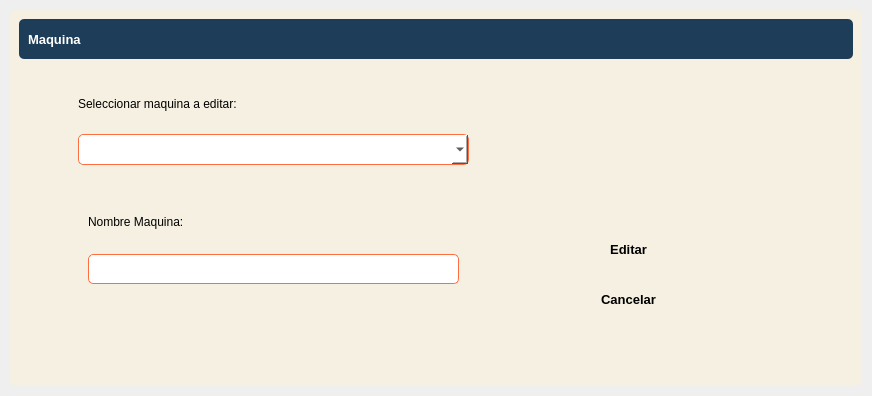
<?xml version="1.0" encoding="UTF-8"?>
<ui version="4.0">
 <class>DetailWindow</class>
 <widget class="QWidget" name="DetailWindow">
  <property name="geometry">
   <rect>
    <x>0</x>
    <y>0</y>
    <width>872</width>
    <height>396</height>
   </rect>
  </property>
  <property name="windowTitle">
   <string>Form</string>
  </property>
  <property name="styleSheet">
   <string notr="true">border-radius: 5px</string>
  </property>
  <layout class="QVBoxLayout" name="verticalLayout">
   <property name="spacing">
    <number>0</number>
   </property>
   <property name="leftMargin">
    <number>0</number>
   </property>
   <property name="topMargin">
    <number>0</number>
   </property>
   <property name="rightMargin">
    <number>0</number>
   </property>
   <property name="bottomMargin">
    <number>0</number>
   </property>
   <item>
    <widget class="QFrame" name="central_widget_frame">
     <property name="frameShape">
      <enum>QFrame::StyledPanel</enum>
     </property>
     <property name="frameShadow">
      <enum>QFrame::Raised</enum>
     </property>
     <layout class="QVBoxLayout" name="shadow_layout">
      <property name="spacing">
       <number>0</number>
      </property>
      <property name="leftMargin">
       <number>10</number>
      </property>
      <property name="topMargin">
       <number>10</number>
      </property>
      <property name="rightMargin">
       <number>10</number>
      </property>
      <property name="bottomMargin">
       <number>10</number>
      </property>
      <item>
       <widget class="QFrame" name="background_frame">
        <property name="styleSheet">
         <string notr="true">background-color: rgb(245, 240, 225);</string>
        </property>
        <property name="frameShape">
         <enum>QFrame::StyledPanel</enum>
        </property>
        <property name="frameShadow">
         <enum>QFrame::Raised</enum>
        </property>
        <layout class="QVBoxLayout" name="verticalLayout_2">
         <item>
          <widget class="QFrame" name="top_bar_frame">
           <property name="minimumSize">
            <size>
             <width>0</width>
             <height>40</height>
            </size>
           </property>
           <property name="maximumSize">
            <size>
             <width>16777215</width>
             <height>40</height>
            </size>
           </property>
           <property name="styleSheet">
            <string notr="true">background-color: #1e3d59;</string>
           </property>
           <property name="frameShape">
            <enum>QFrame::StyledPanel</enum>
           </property>
           <property name="frameShadow">
            <enum>QFrame::Raised</enum>
           </property>
           <layout class="QHBoxLayout" name="horizontalLayout_3">
            <item>
             <widget class="QLabel" name="title_label">
              <property name="font">
               <font>
                <pointsize>10</pointsize>
                <bold>true</bold>
               </font>
              </property>
              <property name="styleSheet">
               <string notr="true">color: white;</string>
              </property>
              <property name="text">
               <string>Maquina</string>
              </property>
             </widget>
            </item>
            <item>
             <widget class="QFrame" name="buttons_holder_frame">
              <property name="minimumSize">
               <size>
                <width>0</width>
                <height>30</height>
               </size>
              </property>
              <property name="maximumSize">
               <size>
                <width>113</width>
                <height>16777215</height>
               </size>
              </property>
              <property name="frameShape">
               <enum>QFrame::StyledPanel</enum>
              </property>
              <property name="frameShadow">
               <enum>QFrame::Raised</enum>
              </property>
              <widget class="QToolButton" name="minimize_button">
               <property name="geometry">
                <rect>
                 <x>10</x>
                 <y>0</y>
                 <width>22</width>
                 <height>22</height>
                </rect>
               </property>
               <property name="text">
                <string/>
               </property>
               <property name="icon">
                <iconset>
                 <normaloff>../../pys6-recipes-organizer/assets/icons/minimize-window.png</normaloff>../../pys6-recipes-organizer/assets/icons/minimize-window.png</iconset>
               </property>
               <property name="iconSize">
                <size>
                 <width>25</width>
                 <height>25</height>
                </size>
               </property>
              </widget>
              <widget class="QToolButton" name="restore_button">
               <property name="geometry">
                <rect>
                 <x>50</x>
                 <y>0</y>
                 <width>22</width>
                 <height>22</height>
                </rect>
               </property>
               <property name="text">
                <string/>
               </property>
               <property name="icon">
                <iconset>
                 <normaloff>../../pys6-recipes-organizer/assets/icons/restore-window.png</normaloff>../../pys6-recipes-organizer/assets/icons/restore-window.png</iconset>
               </property>
               <property name="iconSize">
                <size>
                 <width>25</width>
                 <height>25</height>
                </size>
               </property>
              </widget>
              <widget class="QToolButton" name="maximize_button">
               <property name="geometry">
                <rect>
                 <x>50</x>
                 <y>0</y>
                 <width>22</width>
                 <height>22</height>
                </rect>
               </property>
               <property name="text">
                <string/>
               </property>
               <property name="icon">
                <iconset>
                 <normaloff>../../pys6-recipes-organizer/assets/icons/maximize-window.png</normaloff>../../pys6-recipes-organizer/assets/icons/maximize-window.png</iconset>
               </property>
               <property name="iconSize">
                <size>
                 <width>25</width>
                 <height>25</height>
                </size>
               </property>
              </widget>
              <widget class="QToolButton" name="close_button">
               <property name="geometry">
                <rect>
                 <x>90</x>
                 <y>0</y>
                 <width>22</width>
                 <height>22</height>
                </rect>
               </property>
               <property name="text">
                <string/>
               </property>
               <property name="icon">
                <iconset>
                 <normaloff>../../pys6-recipes-organizer/assets/icons/close-window.png</normaloff>../../pys6-recipes-organizer/assets/icons/close-window.png</iconset>
               </property>
               <property name="iconSize">
                <size>
                 <width>25</width>
                 <height>25</height>
                </size>
               </property>
              </widget>
             </widget>
            </item>
           </layout>
          </widget>
         </item>
         <item>
          <widget class="QFrame" name="content_frame">
           <property name="frameShape">
            <enum>QFrame::StyledPanel</enum>
           </property>
           <property name="frameShadow">
            <enum>QFrame::Raised</enum>
           </property>
           <layout class="QVBoxLayout" name="verticalLayout_3">
            <item>
             <widget class="QFrame" name="frame">
              <property name="frameShape">
               <enum>QFrame::StyledPanel</enum>
              </property>
              <property name="frameShadow">
               <enum>QFrame::Raised</enum>
              </property>
              <widget class="QPushButton" name="add_edit_button_3">
               <property name="geometry">
                <rect>
                 <x>500</x>
                 <y>160</y>
                 <width>201</width>
                 <height>30</height>
                </rect>
               </property>
               <property name="font">
                <font>
                 <pointsize>10</pointsize>
                 <bold>true</bold>
                </font>
               </property>
               <property name="styleSheet">
                <string notr="true">QPushButton { 
background-color : #ff6e40;
color: white;
}
QPushButton::hover {background-color : #ffc13b};</string>
               </property>
               <property name="text">
                <string>Editar</string>
               </property>
               <property name="icon">
                <iconset>
                 <normaloff>../../pys6-recipes-organizer/assets/icons/plus.png</normaloff>../../pys6-recipes-organizer/assets/icons/plus.png</iconset>
               </property>
               <property name="iconSize">
                <size>
                 <width>20</width>
                 <height>20</height>
                </size>
               </property>
              </widget>
              <widget class="QPushButton" name="cancel_button">
               <property name="geometry">
                <rect>
                 <x>500</x>
                 <y>210</y>
                 <width>201</width>
                 <height>30</height>
                </rect>
               </property>
               <property name="font">
                <font>
                 <pointsize>10</pointsize>
                 <bold>true</bold>
                </font>
               </property>
               <property name="styleSheet">
                <string notr="true">QPushButton { 
background-color : #6b7b8c;
color: white;
}
QPushButton::hover {background-color : #ffc13b};</string>
               </property>
               <property name="text">
                <string>Cancelar</string>
               </property>
               <property name="icon">
                <iconset>
                 <normaloff>../../pys6-recipes-organizer/assets/icons/cancel.png</normaloff>../../pys6-recipes-organizer/assets/icons/cancel.png</iconset>
               </property>
               <property name="iconSize">
                <size>
                 <width>20</width>
                 <height>20</height>
                </size>
               </property>
              </widget>
              <widget class="QComboBox" name="comboBox">
               <property name="geometry">
                <rect>
                 <x>50</x>
                 <y>60</y>
                 <width>391</width>
                 <height>31</height>
                </rect>
               </property>
               <property name="styleSheet">
                <string notr="true">background-color: white;
border: 1px solid #ff6e40;</string>
               </property>
              </widget>
              <widget class="QLabel" name="label_4">
               <property name="geometry">
                <rect>
                 <x>50</x>
                 <y>20</y>
                 <width>171</width>
                 <height>20</height>
                </rect>
               </property>
               <property name="text">
                <string>Seleccionar maquina a editar:</string>
               </property>
              </widget>
              <widget class="QLineEdit" name="administrador_line_edit">
               <property name="geometry">
                <rect>
                 <x>60</x>
                 <y>180</y>
                 <width>371</width>
                 <height>30</height>
                </rect>
               </property>
               <property name="styleSheet">
                <string notr="true">background-color: white;
border: 1px solid #ff6e40;</string>
               </property>
              </widget>
              <widget class="QLabel" name="label_3">
               <property name="geometry">
                <rect>
                 <x>60</x>
                 <y>140</y>
                 <width>111</width>
                 <height>16</height>
                </rect>
               </property>
               <property name="text">
                <string>Nombre Maquina:</string>
               </property>
              </widget>
             </widget>
            </item>
           </layout>
          </widget>
         </item>
        </layout>
       </widget>
      </item>
     </layout>
    </widget>
   </item>
  </layout>
 </widget>
 <resources/>
 <connections/>
</ui>
